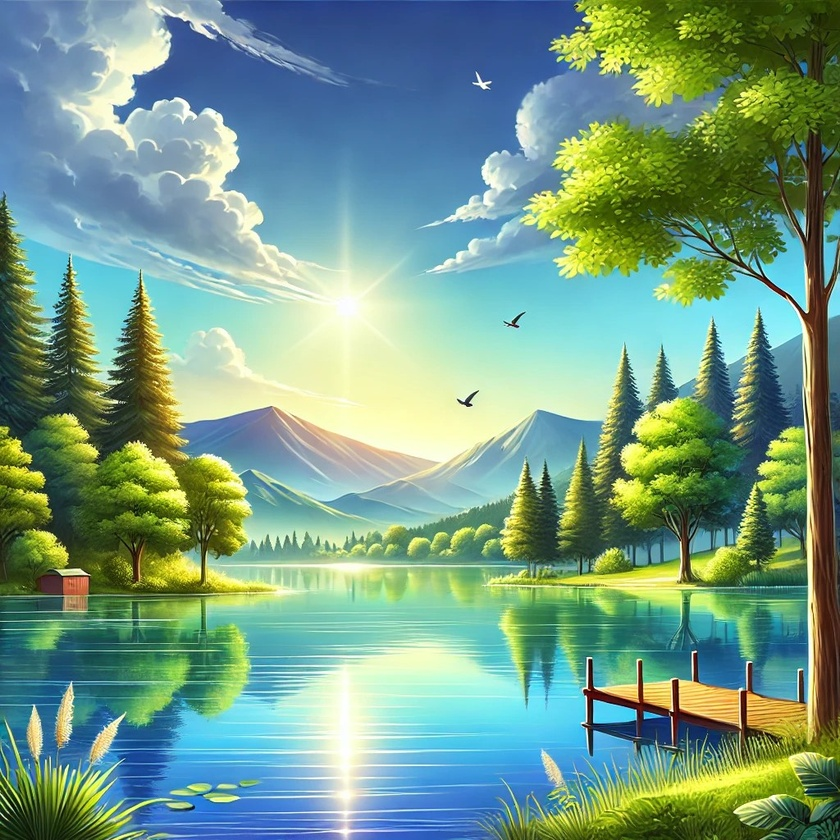
#> input picture Pemandangan.jpg, 840 x 840 px, shrunk from 1024 x 1024 before the run, found by its file name
$ python Tugas2.py
#> lines starting #> are read from the running program, lines starting #| are printed output that depends on the picture
import numpy as np
import matplotlib.pyplot as plt
from matplotlib.gridspec import GridSpec
from imageio import imread

# Memuat gambar
jalur_gambar = 'Downloads/Pemandangan.jpg'
gambar = imread(jalur_gambar)
#> gambar is the input picture: shape (840, 840, 3); mean R, G, B 117, 156.1, 134.9

# Konversi gambar ke grayscale menggunakan metode luminositas
gambar_grayscale = np.dot(gambar[...,:3], [0.299, 0.587, 0.114]).astype(np.uint8)
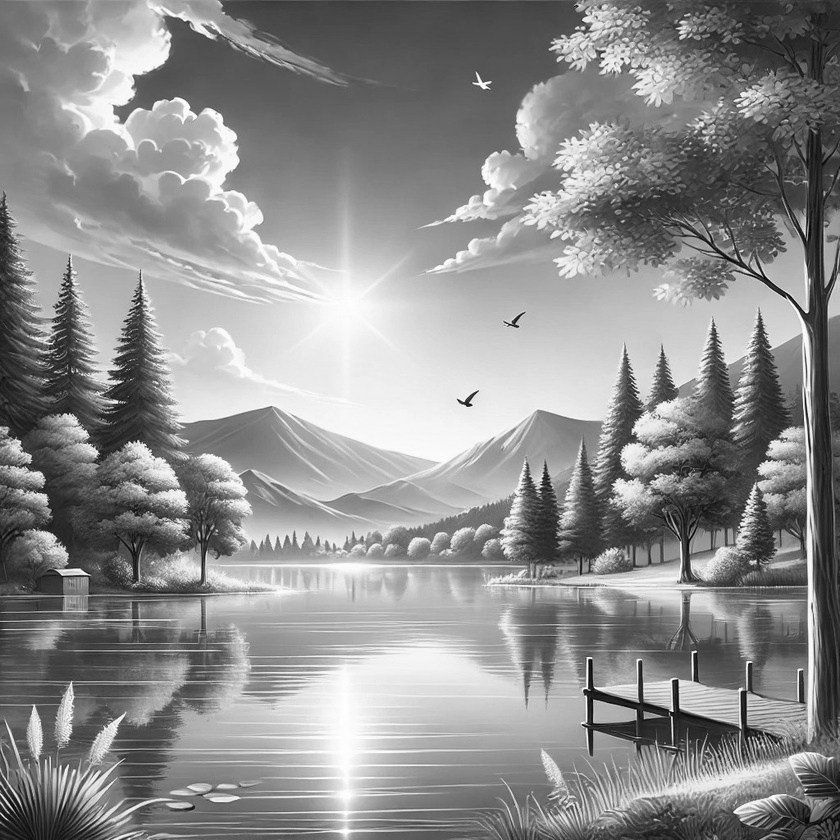
#> gambar_grayscale: shape (840, 840); min 1, max 254, mean 141.5

# Hitung histogram untuk gambar grayscale
histogram, tepi_bin = np.histogram(gambar_grayscale, bins=256, range=(0, 255))
#> histogram = 256 values, max 4516 at index 86, min 0 at index 0, mean 2756.2; tepi_bin = 257 values from 0 to 255

# Menghitung jumlah total piksel dalam gambar
total_piksel = np.sum(histogram)
#> total_piksel = 705600
print(f'Jumlah total piksel: {total_piksel}')
#| Jumlah total piksel: 705600

# Mencari intensitas yang dominan
dominasi_intensitas = np.argmax(histogram)
#> dominasi_intensitas = 86
print(f'Intensitas yang dominan: {dominasi_intensitas} dengan frekuensi {histogram[dominasi_intensitas]}')
#| Intensitas yang dominan: 86 dengan frekuensi 4516

fig = plt.figure(figsize=(12, 10))
gs = GridSpec(3, 1, height_ratios=[4, 3, 0.4])

# Subplot 1: Gambar Grayscale
ax1 = fig.add_subplot(gs[0])
ax1.imshow(gambar_grayscale, cmap='gray')
ax1.set_title('Gambar yang diubah ke Grayscale', fontsize=14, fontweight='bold', pad=10)
ax1.axis('off')

# Subplot 2: Histogram
ax2 = fig.add_subplot(gs[1])
ax2.bar(tepi_bin[:-1], histogram, width=1, color='steelblue', edgecolor='darkblue')
ax2.set_xlim(0, 255)
ax2.set_ylim(0, max(histogram) + 500)
ax2.tick_params(axis='x', labelbottom=False)
ax2.set_ylabel('Frekuensi', fontsize=12)
ax2.grid(True, linestyle='--', alpha=0.7)

# Subplot 3: Bar Gradasi
ax3 = fig.add_subplot(gs[2])
bar_warna = np.linspace(0, 255, 256).reshape(1, -1) / 255.0
ax3.imshow(bar_warna, aspect='auto', cmap='gray', extent=(0, 255, 0, 1))
ax3.set_xlim(0, 255)
ax3.set_yticks([])
genap_ticks = np.arange(0, 256, 50)
ax3.set_xticks(genap_ticks)
ax3.set_xticklabels([f'{int(i)}' for i in genap_ticks], fontsize=12)
ax3.set_xlabel('Intensitas Grayscale', fontsize=14)

plt.subplots_adjust(hspace=0.1)
plt.show()
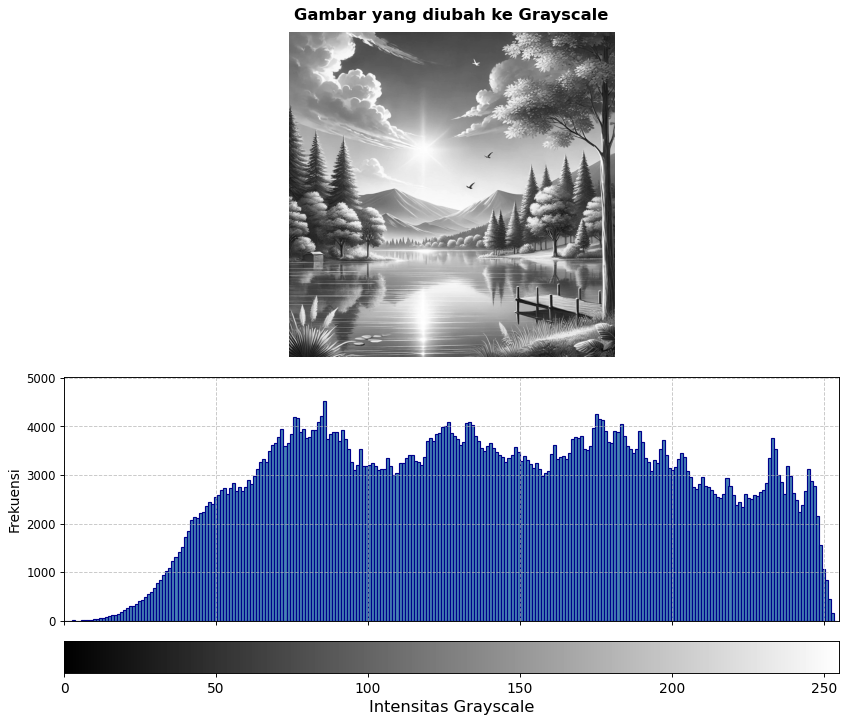
#> figure drawn by matplotlib, 3 panels
